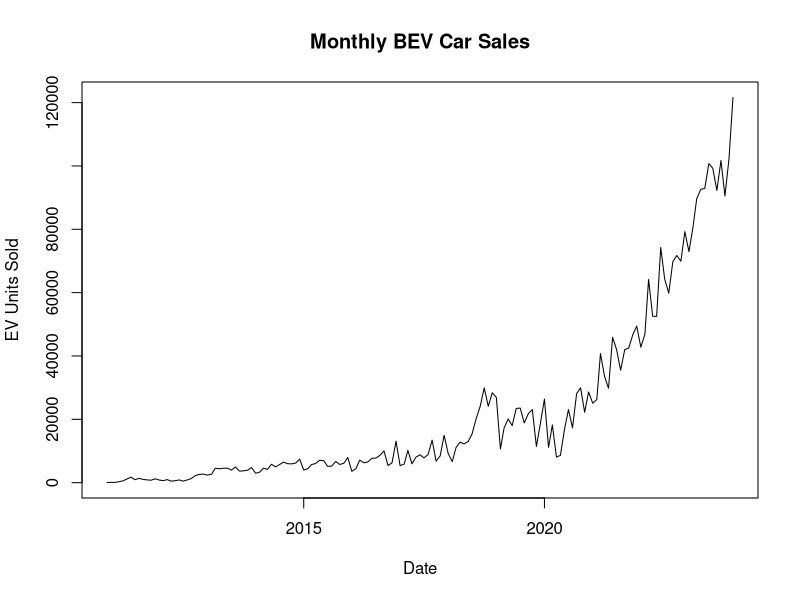
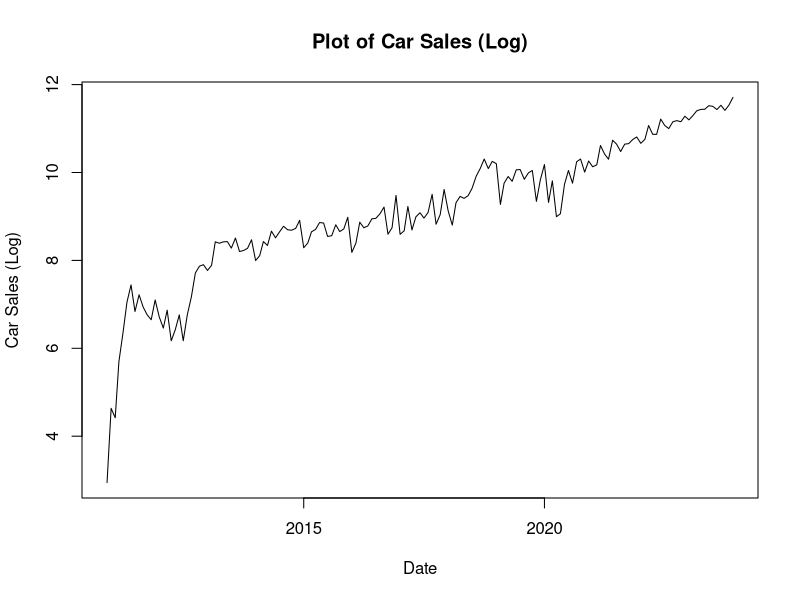
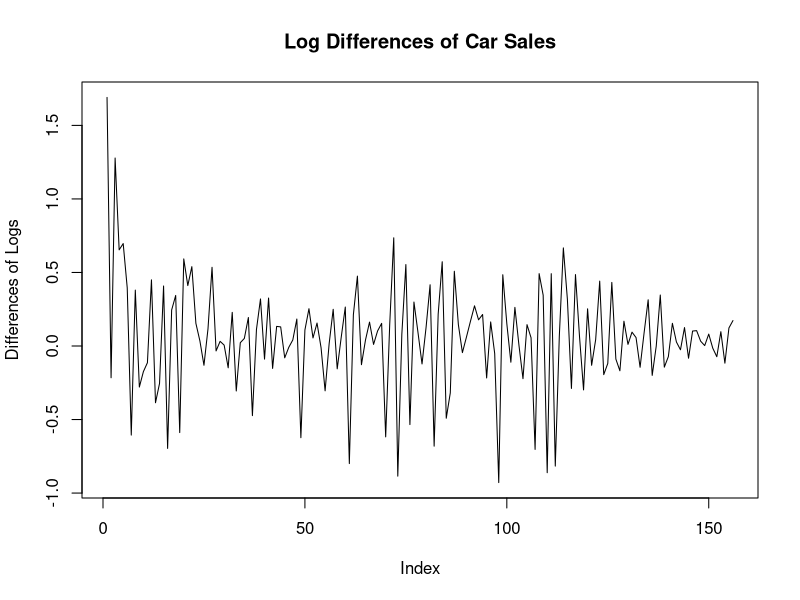
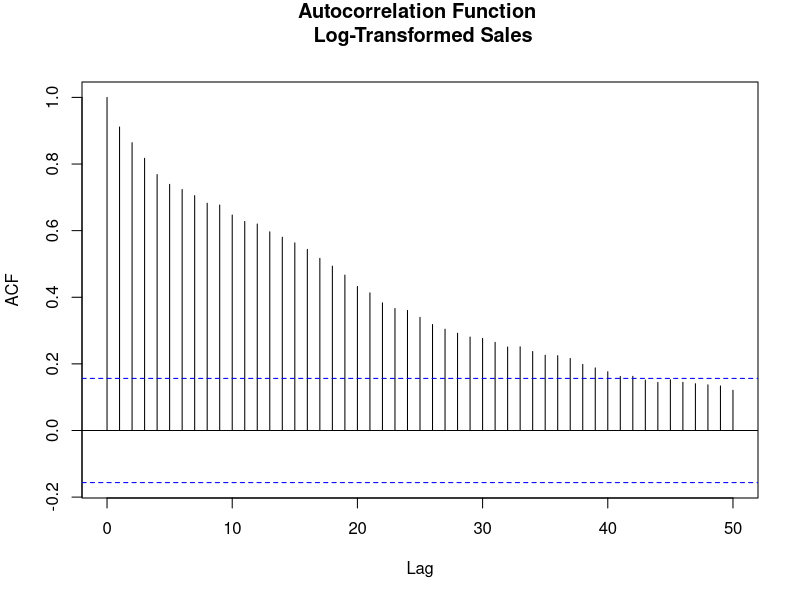
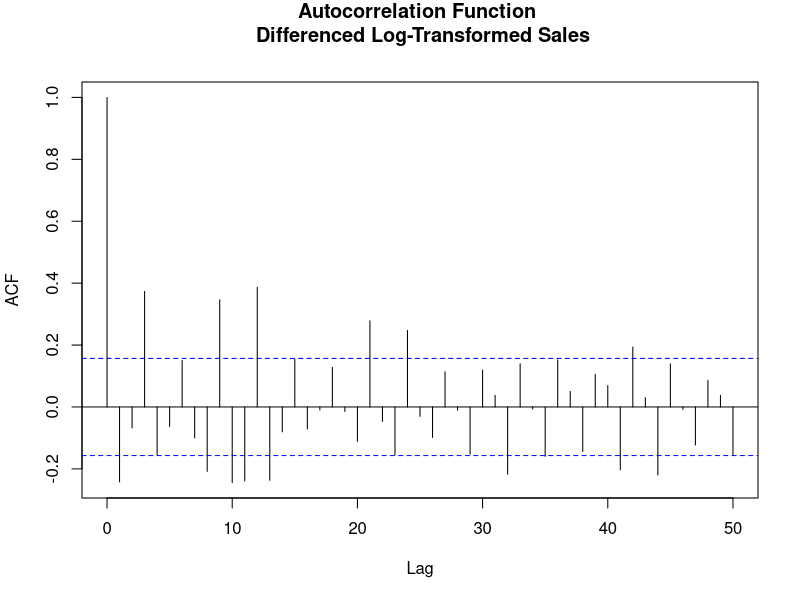
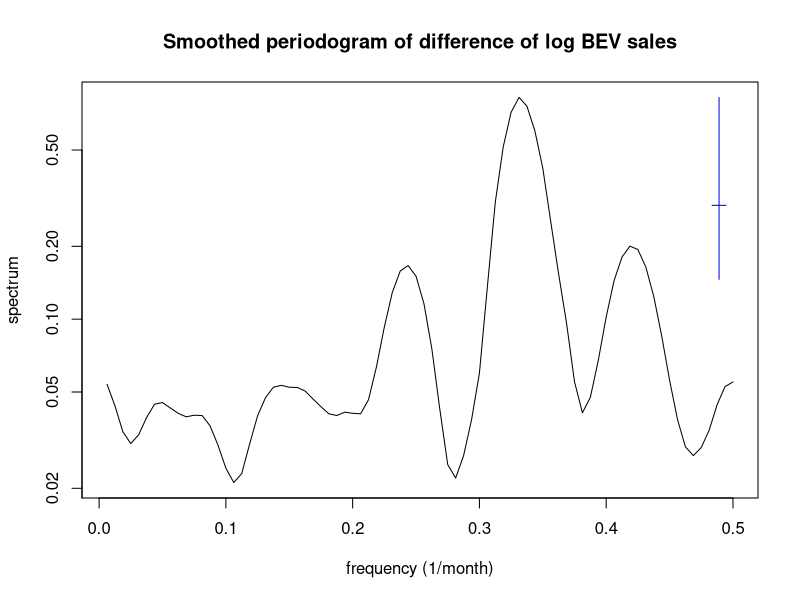
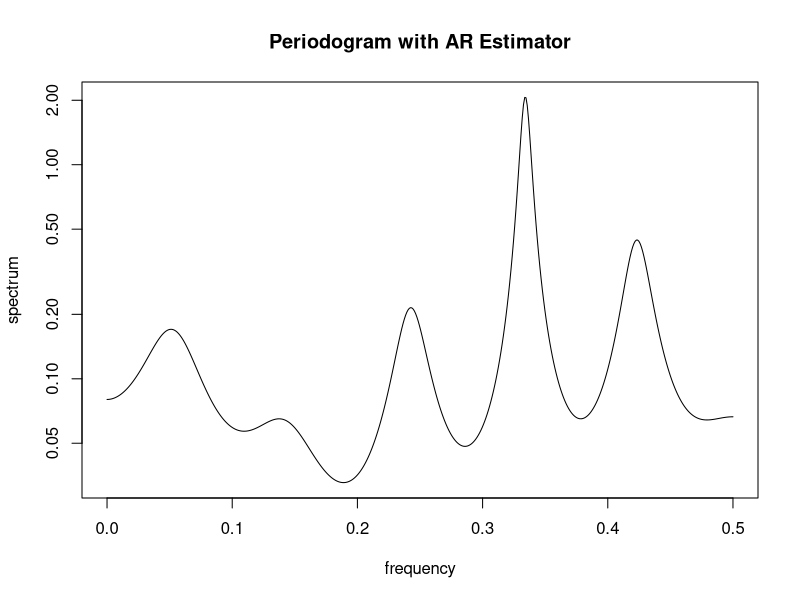
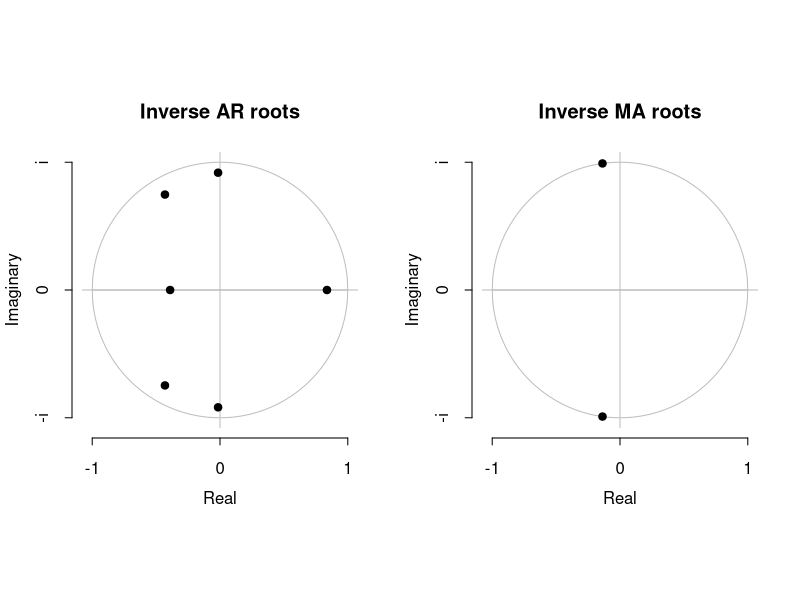

Reproduce these figures in R, in order.
## ---- chunk 1
knitr::opts_chunk$set(echo = TRUE, warning = FALSE, message = FALSE)
## ---- chunk 2
#install.packages(c('zoo', 'knitr'))
library(zoo)

ev_sales <- read.csv('Electric_Vehicle_Sales_Data.csv')
ev_sales$Date <- as.Date(as.yearmon(ev_sales$Month, format='%b-%y'))
bev <- ev_sales[1:157,c(2, 6)]
plot(bev$Date,bev$BEV, type='l', main = 'Monthly BEV Car Sales', xlab = 'Date', ylab = 'EV Units Sold')
## ---- chunk 3
plot(bev$Date, log(bev$BEV), type = 'l', main = 'Plot of Car Sales (Log)', xlab='Date',  ylab='Car Sales (Log)')
## ---- chunk 4
plot(diff(log(bev$BEV)), type='l', main = 'Log Differences of Car Sales', ylab = 'Differences of Logs')
## ---- chunk 5
acf(log(bev$BEV), lag.max=50, main='Autocorrelation Function \n Log-Transformed Sales')
## ---- chunk 6
acf(diff(log(bev$BEV)), lag.max=50, main='Autocorrelation Function \n Differenced Log-Transformed Sales')
## ---- chunk 7
model_613 <- arima(log(bev$BEV), order=c(6,1,3), method='ML')
model_612 = arima(log(bev$BEV), order= c(6,1,2), method='ML')
test_stat <- model_613$loglik - model_612$loglik
sprintf("test statistics: %s. p-value: %s.", test_stat, 1-pchisq(2*test_stat, 1))
## ---- chunk 8
spectrum(diff(log(bev$BEV)), spans=c(4,4), main='Smoothed periodogram of difference of log BEV sales', xlab = 'frequency (1/month)', sub='')
## ---- chunk 9
s = spectrum(diff(log(bev$BEV)), method = 'ar', xalb = 'frequency (1/month)', main='Periodogram with AR Estimator', sub='')
sprintf("Maximum point: %s", s$freq[which.max(s$spec)])
## ---- chunk 10
library(forecast)
plot(model_612)
## ---- chunk 11
AR_roots <- polyroot(c(1,-coef(model_612)[c("ar1", 'ar2', "ar3", 'ar4', "ar5", 'ar6')]))
MA_roots <- polyroot(c(1,coef(model_612)[c("ma1", 'ma2')]))
print(Mod(AR_roots))
print(Mod(MA_roots))
## ---- chunk 12
model_603 = arima(log(bev$BEV), order=c(6,0,3), method='ML')
plot(model_603)
## ---- chunk 13
AR_roots <- polyroot(c(1,-coef(model_603)[c("ar1", 'ar2', "ar3", 'ar4', "ar5", 'ar6')]))
MA_roots <- polyroot(c(1,coef(model_603)[c("ma1", 'ma2', 'ma3')]))
print(Mod(AR_roots))
print(Mod(MA_roots))
## ---- chunk 14
summary603 = summary(model_603)
## ---- chunk 15
plot(bev$Date, -resid(model_603) + log(bev$BEV), type='l', col='blue', main="fitted and original values of log of sales (ARMA(6,3))", xlab='year', ylab='log(sales)')
lines(bev$Date, log(bev$BEV), col='black')
legend('topleft', legend=c('Fitted Arima', 'Ground Truth'), col=c('blue','black'),lty=1)
## ---- chunk 16
plot(bev$Date, exp(-resid(model_603) + log(bev$BEV)), type='l', col='blue', main='Plot of Fitted vs. True Values (ARMA(6,3))',
     xlab='Date', ylab='Number of Vehicles Sold (by Month)')
lines(bev$Date, exp(log(bev$BEV)), col='black')
legend('topleft', legend=c('Fitted Arima', 'Ground Truth'), col=c('blue','black'),lty=1)
## ---- chunk 17
plot(model_603$residuals,main='Residuals - Model ARIMA(6,0,3)',ylab='Residuals',xlab='Month')
## ---- chunk 18
acf(resid(model_603))
## ---- chunk 19
qqnorm(model_603$residuals)
qqline(model_603$residuals)
## ---- chunk 20
hist(model_603$residuals, breaks=30, main = 'Histogram of residuals of ARMA(6,3)', xlab="residuals of ARMA(6,3)")
## ---- chunk 21
dc <- decompose(ts(log(bev$BEV), frequency=3))
plot(dc)
## ---- chunk 22
model_season <- arima(log(bev$BEV), order=c(5,0,4), seasonal=list(order=c(1,0,0), period=3), method='ML')
test_stat <- model_season$loglik - model_603$loglik
sprintf("test statistics: %s. p-value: %s.", test_stat, 1-pchisq(2*test_stat, 1))
## ---- chunk 23
plot(bev$Date, -resid(model_season) + log(bev$BEV), type='l', col='blue', main="fitted and original values of log of sales (model SARMA)", xlab='year', ylab='log(sales)')
lines(bev$Date, log(bev$BEV), col='black')
legend('topleft', legend=c('Fitted Arima', 'Ground Truth'), col=c('blue','black'),lty=1)
## ---- chunk 24
plot(bev$Date, exp(-resid(model_season) + log(bev$BEV)), type='l', col='blue', main='Plot of Fitted vs. True Values (model SARMA)',
     xlab='Date', ylab='Number of Vehicles Sold (by Month)')
lines(bev$Date, exp(log(bev$BEV)), col='black')
legend('topleft', legend=c('Fitted Arima', 'Ground Truth'), col=c('blue','black'),lty=1)
## ---- chunk 25
plot(model_season$residuals,main='Residuals - Model SARMA',ylab='Residuals',xlab='Month')
## ---- chunk 26
acf(resid(model_season), main= 'ACF - Model SARMA')
## ---- chunk 27
qqnorm(model_season$residuals)
qqline(model_season$residuals)
## ---- chunk 28
hist(model_season$residuals, breaks=30, main = 'Histogram of residuals of SARMA', xlab="residuals of SARMA")
## ---- chunk 29
prediction_log = forecast(model_season, h=6)
plot(prediction_log, main='forecast of log of sales based on our SARMA model', xlab='time point, 157=Dec 2023', ylab='log(sales)')
## ---- chunk 30
ff <- forecast(model_season, h = 6)
ff$x <- exp(ff$x)
ff$mean <- exp(ff$mean)
ff$lower <- exp(ff$lower)
ff$upper <- exp(ff$upper)
plot(ff, main='forecast of sales based on our SARMA model', xlab='time point, 157=Dec 2023', ylab='sales')
